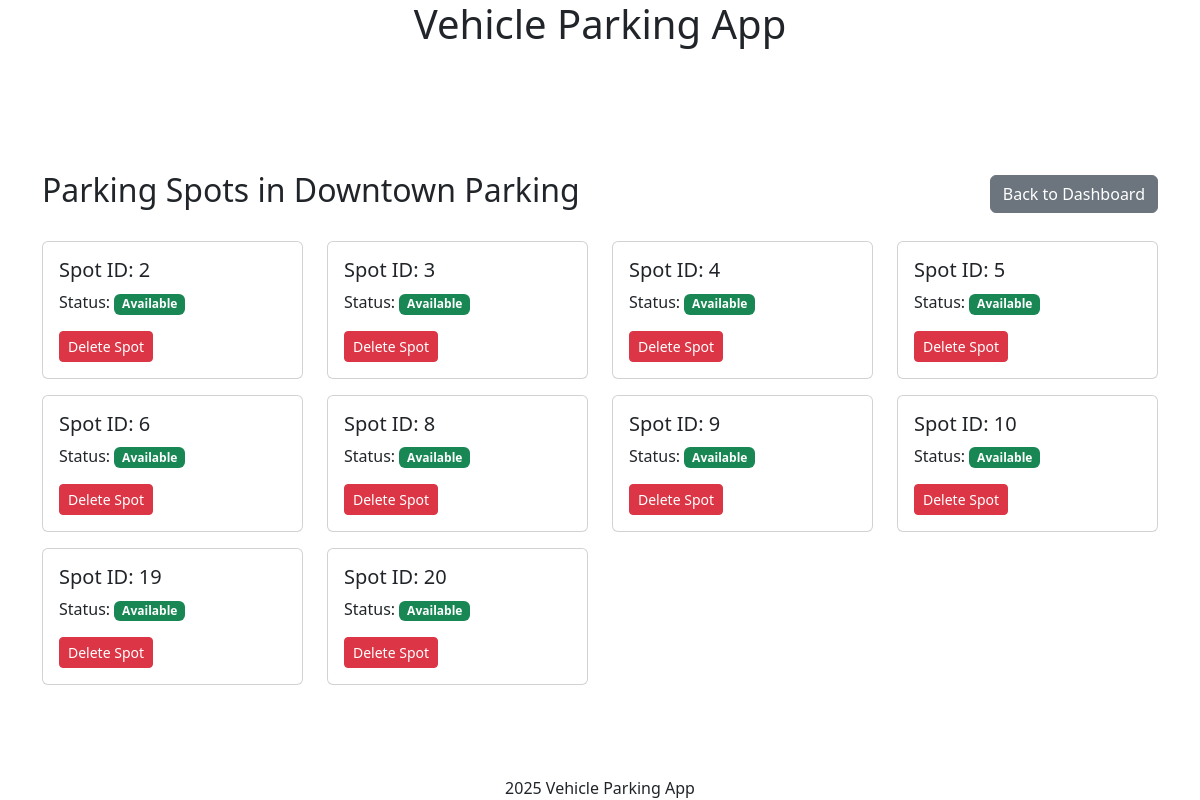
Page /admin/view_parking_spots/1 (signed in) on the committed database.
### models/models.py (models this page shows, shortened)
class ParkingLot(db.Model):
    id = db.Column(db.Integer, primary_key=True)
    prime_location_name = db.Column(db.String(255), nullable=False)
    price = db.Column(db.Numeric(10, 2), nullable=False)
    address = db.Column(db.Text, nullable=False)
    pin_code = db.Column(db.String(10), nullable=False)
    maximum_number_of_spots = db.Column(db.Integer, nullable=False)
    spots = db.relationship('ParkingSpot', backref='lot', lazy=True,
                          cascade='all, delete-orphan')

class ParkingSpot(db.Model):
    id = db.Column(db.Integer, primary_key=True)
    lot_id = db.Column(db.Integer, db.ForeignKey('parking_lot.id'), nullable=False)
    status = db.Column(db.String(1), nullable=False, default='A')
    tickets = db.relationship('Ticket', backref='spot', lazy=True,
                            cascade='all, delete-orphan')

### controllers/admin_controllers.py (the view)
@app.route("/admin/view_parking_spots/<int:lot_id>")
@admin_required
def view_parking_spots(lot_id):
    lot = ParkingLot.query.get_or_404(lot_id)
    spots = ParkingSpot.query.filter_by(lot_id=lot.id).all()
    return render_template('admin/parking/view_spots.html', lot=lot, spots=spots)

### app.py (called while the page is built)
def create_app():
    app = Flask(__name__)
    app.config.from_object(LocalDevelopmentConfig)
    db.init_app(app)
    login_manager = LoginManager()
    login_manager.init_app(app)
    from models.models import User
    @login_manager.user_loader
    def load_user(user_id):
        return User.query.get(int(user_id))
    app.app_context().push()
    return app

### controllers/admin_controllers.py (called while the page is built)
def admin_required(f):
    @wraps(f)
    def decorated_function(*args, **kwargs):
        if not current_user.is_authenticated:
            flash('Please login to access this page.', 'warning')
            return redirect(url_for('login'))
        if not current_user.is_admin:
            flash('This page is only accessible to administrators.', 'warning')
            return redirect(url_for('user_dashboard'))
        return f(*args, **kwargs)
    return decorated_function

### templates/admin/parking/view_spots.html (shortened to what this page needs)
{% extends "layout.html" %}
{% block content %}
<div class="container mt-4">
    <div class="d-flex justify-content-between align-items-center mb-4">
        <h2>Parking Spots in {{ lot.prime_location_name }}</h2>
        <a href="{{ url_for('admin_dashboard') }}" class="btn btn-secondary">Back to Dashboard</a>
    </div>
    <div class="spots-container" style="max-height: 75vh; overflow-y: auto;">
        <div class="row">
            {% for spot in spots %}
            <div class="col-md-4 col-lg-3 mb-3">
                <div class="card h-100">
                    <div class="card-body">
                        <h5 class="card-title">Spot ID: {{ spot.id }}</h5>
                        <p class="card-text">
                            Status:
                            <span class="badge {% if spot.status == 'O' %}bg-danger{% else %}bg-success{% endif %}">
                                {{ 'Occupied' if spot.status == 'O' else 'Available' }}
                            </span>
                        </p>
                        {% if spot.status == 'A' %}
                            <form action="{{ url_for('delete_parking_spot', lot_id=lot.id, spot_id=spot.id) }}"
                                  method="POST"
                                  onsubmit="return confirm('Are you sure you want to delete this parking spot?');"
                                  class="mt-2">
                                <button type="submit" class="btn btn-danger btn-sm">Delete Spot</button>
                            </form>
                        {% endif %}
                    </div>
                </div>
            </div>
            {% endfor %}
        </div>
    </div>
</div>
{% endblock %}

### static/styles.css (style rules this page uses)
html, body { height: 100%; width: 100vw; margin: 0; padding: 0; overflow: hidden; }
body { min-height: 100vh; min-width: 100vw; box-sizing: border-box; display: flex; flex-direction: column; }

### rows in the picture
ParkingLot: prime_location_name "Downtown Parking"
ParkingSpot: id "2", status "Available"
ParkingSpot: id "3", status "Available"
ParkingSpot: id "4", status "Available"
ParkingSpot: id "5", status "Available"
ParkingSpot: id "6", status "Available"
ParkingSpot: id "8", status "Available"
ParkingSpot: id "9", status "Available"
ParkingSpot: id "10", status "Available"
ParkingSpot: id "19", status "Available"
ParkingSpot: id "20", status "Available"
